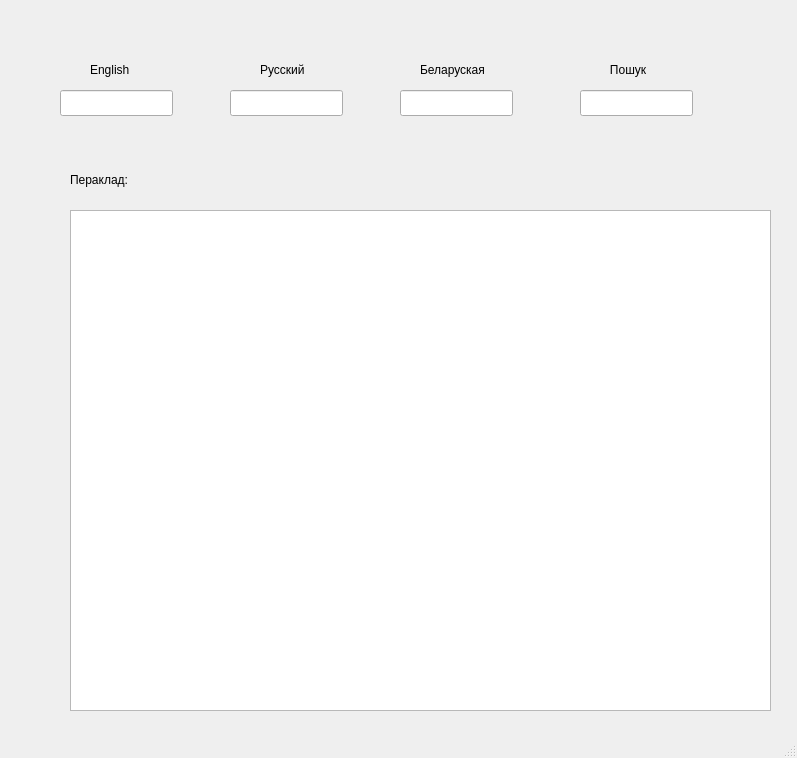
<?xml version="1.0" encoding="UTF-8"?>
<ui version="4.0">
 <class>MainWindow</class>
 <widget class="QMainWindow" name="MainWindow">
  <property name="geometry">
   <rect>
    <x>0</x>
    <y>0</y>
    <width>797</width>
    <height>758</height>
   </rect>
  </property>
  <property name="windowTitle">
   <string>MainWindow</string>
  </property>
  <widget class="QWidget" name="centralwidget">
   <widget class="QLineEdit" name="englishWordLineEdit">
    <property name="geometry">
     <rect>
      <x>60</x>
      <y>90</y>
      <width>113</width>
      <height>26</height>
     </rect>
    </property>
   </widget>
   <widget class="QLineEdit" name="russianWordLineEdit">
    <property name="geometry">
     <rect>
      <x>230</x>
      <y>90</y>
      <width>113</width>
      <height>26</height>
     </rect>
    </property>
   </widget>
   <widget class="QLineEdit" name="belarusianWordLineEdit">
    <property name="geometry">
     <rect>
      <x>400</x>
      <y>90</y>
      <width>113</width>
      <height>26</height>
     </rect>
    </property>
   </widget>
   <widget class="QLabel" name="label">
    <property name="geometry">
     <rect>
      <x>90</x>
      <y>60</y>
      <width>63</width>
      <height>20</height>
     </rect>
    </property>
    <property name="text">
     <string>English</string>
    </property>
   </widget>
   <widget class="QLabel" name="label_2">
    <property name="geometry">
     <rect>
      <x>260</x>
      <y>60</y>
      <width>63</width>
      <height>20</height>
     </rect>
    </property>
    <property name="text">
     <string>Русский</string>
    </property>
   </widget>
   <widget class="QLabel" name="label_3">
    <property name="geometry">
     <rect>
      <x>420</x>
      <y>60</y>
      <width>81</width>
      <height>20</height>
     </rect>
    </property>
    <property name="text">
     <string>Беларуская</string>
    </property>
   </widget>
   <widget class="QLineEdit" name="searchWordLineEdit">
    <property name="geometry">
     <rect>
      <x>580</x>
      <y>90</y>
      <width>113</width>
      <height>26</height>
     </rect>
    </property>
   </widget>
   <widget class="QLabel" name="label_4">
    <property name="geometry">
     <rect>
      <x>600</x>
      <y>60</y>
      <width>63</width>
      <height>20</height>
     </rect>
    </property>
    <property name="text">
     <string>   Пошук</string>
    </property>
   </widget>
   <widget class="QLabel" name="label_5">
    <property name="geometry">
     <rect>
      <x>70</x>
      <y>170</y>
      <width>81</width>
      <height>20</height>
     </rect>
    </property>
    <property name="text">
     <string>Пераклад:</string>
    </property>
   </widget>
   <widget class="QLabel" name="resultLabel">
    <property name="geometry">
     <rect>
      <x>190</x>
      <y>170</y>
      <width>561</width>
      <height>16</height>
     </rect>
    </property>
    <property name="text">
     <string/>
    </property>
   </widget>
   <widget class="QTableWidget" name="dictionaryTableWidget">
    <property name="geometry">
     <rect>
      <x>70</x>
      <y>210</y>
      <width>701</width>
      <height>501</height>
     </rect>
    </property>
   </widget>
  </widget>
  <widget class="QStatusBar" name="statusbar"/>
  <widget class="QMenuBar" name="menubar">
   <property name="geometry">
    <rect>
     <x>0</x>
     <y>0</y>
     <width>797</width>
     <height>26</height>
    </rect>
   </property>
  </widget>
  <action name="loadAction">
   <property name="checkable">
    <bool>true</bool>
   </property>
   <property name="text">
    <string>Выняць з</string>
   </property>
   <property name="shortcut">
    <string>Ctrl+T</string>
   </property>
  </action>
  <action name="saveAction">
   <property name="checkable">
    <bool>true</bool>
   </property>
   <property name="text">
    <string>Захаваць як</string>
   </property>
   <property name="shortcut">
    <string>Ctrl+S</string>
   </property>
  </action>
  <action name="addAction">
   <property name="checkable">
    <bool>true</bool>
   </property>
   <property name="text">
    <string>Дадаць</string>
   </property>
   <property name="shortcut">
    <string>Ctrl+Q</string>
   </property>
  </action>
  <action name="replaceAction">
   <property name="checkable">
    <bool>true</bool>
   </property>
   <property name="text">
    <string>Замяніць</string>
   </property>
   <property name="shortcut">
    <string>Ctrl+R</string>
   </property>
  </action>
  <action name="findAction">
   <property name="checkable">
    <bool>true</bool>
   </property>
   <property name="text">
    <string>Знайсці</string>
   </property>
   <property name="shortcut">
    <string>Ctrl+F</string>
   </property>
  </action>
  <action name="removeAction">
   <property name="checkable">
    <bool>true</bool>
   </property>
   <property name="text">
    <string>Выдаліць</string>
   </property>
   <property name="shortcut">
    <string>Ctrl+H</string>
   </property>
  </action>
  <action name="showAction">
   <property name="checkable">
    <bool>true</bool>
   </property>
   <property name="text">
    <string>Адлюстраваць</string>
   </property>
   <property name="shortcut">
    <string>Ctrl+W</string>
   </property>
  </action>
 </widget>
 <resources/>
 <connections/>
</ui>
